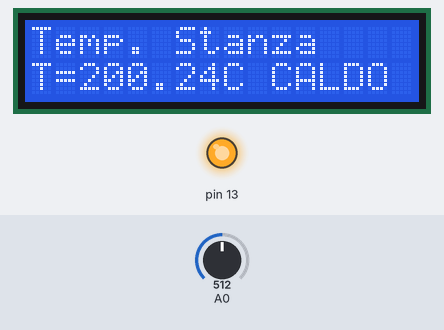
This sketch was run on a simulated Arduino Uno, built with avr-gcc and run on an emulated ATmega328P. On the bench: 16×2 character LCD, output pins drawn as LEDs (lit = HIGH). The inputs (shaded band) are chosen by the test bench; at power-on: A0 = 512. What the sketch prints to the serial monitor is not drawn.

Above: at 1.2 s.
1.3 s: A0 set to 170
At 2.5 s:
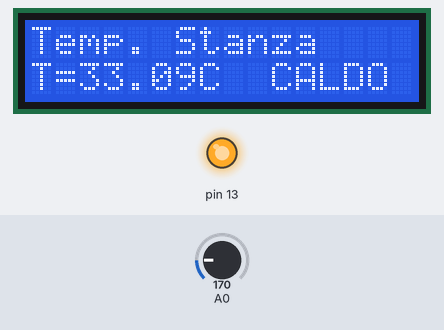
2.8 s: A0 set to 138
At 3.4 s:
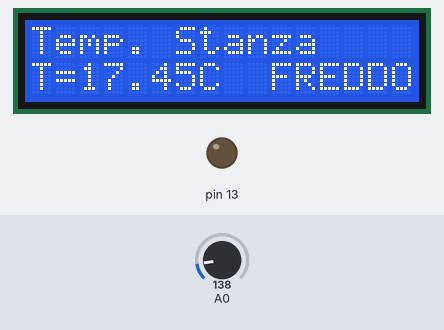
4.4 s: A0 set to 122
At 5.5 s:
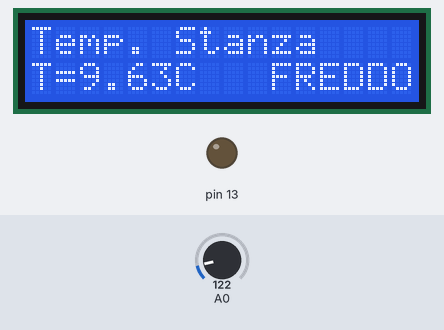
Timing chart, 0 to 7.4 s (numbered marks = the images above; inputs shaded):
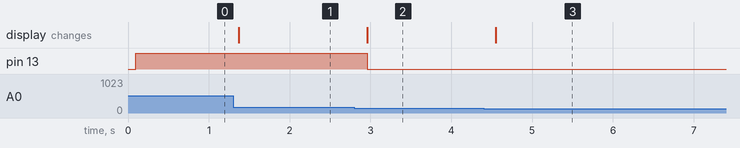

The sketch:

monitor_temperatura.ino
```cpp
#include <LiquidCrystal_I2C.h>
float temp, tempC, tempMV;

LiquidCrystal_I2C lcd(0x26, 16, 2);

void setup()
{
  Serial.begin(9600);
  lcd.init();
  lcd.backlight();
  lcd.setCursor(0,0);
  lcd.print("Temp. Stanza");

  //imposta a0 come ingresso per lettura sensore
  pinMode(A0, INPUT);
  //pin 13 configurato come uscita per pilotare led integrato arduino
  pinMode(13, OUTPUT);
}
void loop()
{
  // Lettura Temperatura da sensore
    temp = analogRead(A0);
  //conversione in millivolt
    tempMV = temp * 5000.0 / 1023.0;
  // conversione in gradi celsius
    tempC = (tempMV / 10.0) - 50.0;

    Serial.println(tempC);

    // Mostra temperatura
    lcd.setCursor(0,1);
    lcd.print("T=");
    lcd.print(tempC);
    lcd.print("C   "); // cancellazione residui

    // Logica temperatura
    lcd.setCursor(10,1); // parte destra del display

    if(tempC > 25)
    {
        lcd.print("CALDO ");
        digitalWrite(13, HIGH);  // LED acceso se caldo
    }
    else if(tempC >= 20 && tempC <= 25)
    {
        lcd.print("OK    ");
        digitalWrite(13, LOW);   // LED spento
    }
    else  // tempC < 20
    {
        lcd.print("FREDDO");
        digitalWrite(13, LOW);
    }
  delay(300);
}
```

Measured:
- the behaviour switches between 154 and 153 on A0 (found by bisection; images 1 and 2)
- after the input at 1.3 s, the display: changes after 0.07 s (image 1)
- after the input at 2.8 s, pin 13: HIGH → LOW after 0.16 s; the display: changes after 0.16 s (image 2)
- after the input at 4.4 s, the display: changes after 0.15 s (image 3)
